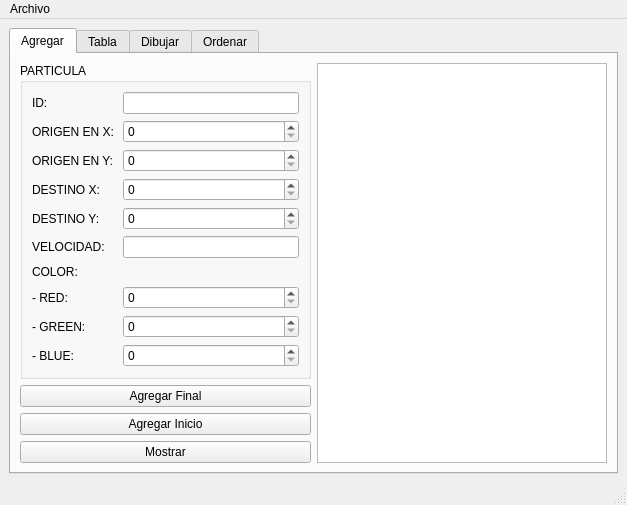
<?xml version="1.0" encoding="UTF-8"?>
<ui version="4.0">
 <class>MainWindow</class>
 <widget class="QMainWindow" name="MainWindow">
  <property name="geometry">
   <rect>
    <x>0</x>
    <y>0</y>
    <width>627</width>
    <height>471</height>
   </rect>
  </property>
  <property name="windowTitle">
   <string>MainWindow</string>
  </property>
  <widget class="QWidget" name="centralwidget">
   <layout class="QGridLayout" name="gridLayout_3">
    <item row="0" column="0">
     <widget class="QTabWidget" name="tabWidget">
      <property name="currentIndex">
       <number>0</number>
      </property>
      <widget class="QWidget" name="tab">
       <attribute name="title">
        <string>Agregar</string>
       </attribute>
       <layout class="QGridLayout" name="gridLayout_2">
        <item row="0" column="0">
         <widget class="QGroupBox" name="groupBox">
          <property name="title">
           <string>PARTICULA</string>
          </property>
          <layout class="QGridLayout" name="gridLayout">
           <item row="9" column="2">
            <widget class="QSpinBox" name="BLUE_spinBox">
             <property name="maximum">
              <number>255</number>
             </property>
            </widget>
           </item>
           <item row="3" column="2">
            <widget class="QSpinBox" name="DestinoX_spinBox">
             <property name="maximum">
              <number>500</number>
             </property>
            </widget>
           </item>
           <item row="5" column="0">
            <widget class="QLabel" name="label_6">
             <property name="text">
              <string>VELOCIDAD:</string>
             </property>
            </widget>
           </item>
           <item row="2" column="0">
            <widget class="QLabel" name="label_3">
             <property name="text">
              <string>ORIGEN EN Y: </string>
             </property>
            </widget>
           </item>
           <item row="2" column="2">
            <widget class="QSpinBox" name="OrigenY_spinBox">
             <property name="maximum">
              <number>500</number>
             </property>
            </widget>
           </item>
           <item row="6" column="0">
            <widget class="QLabel" name="label_7">
             <property name="text">
              <string>COLOR:</string>
             </property>
            </widget>
           </item>
           <item row="3" column="0">
            <widget class="QLabel" name="label_4">
             <property name="text">
              <string>DESTINO X:</string>
             </property>
            </widget>
           </item>
           <item row="9" column="0">
            <widget class="QLabel" name="label_10">
             <property name="text">
              <string>- BLUE: </string>
             </property>
            </widget>
           </item>
           <item row="8" column="0">
            <widget class="QLabel" name="label_9">
             <property name="text">
              <string>- GREEN:</string>
             </property>
            </widget>
           </item>
           <item row="0" column="0">
            <widget class="QLabel" name="label">
             <property name="text">
              <string>ID:</string>
             </property>
            </widget>
           </item>
           <item row="8" column="2">
            <widget class="QSpinBox" name="GREEN_spinBox">
             <property name="maximum">
              <number>255</number>
             </property>
            </widget>
           </item>
           <item row="1" column="0">
            <widget class="QLabel" name="label_2">
             <property name="text">
              <string>ORIGEN EN X:</string>
             </property>
            </widget>
           </item>
           <item row="5" column="2">
            <widget class="QLineEdit" name="Velocidad_lineEdit"/>
           </item>
           <item row="7" column="0">
            <widget class="QLabel" name="label_8">
             <property name="text">
              <string>- RED:</string>
             </property>
            </widget>
           </item>
           <item row="4" column="0">
            <widget class="QLabel" name="label_5">
             <property name="text">
              <string>DESTINO Y:</string>
             </property>
            </widget>
           </item>
           <item row="1" column="2">
            <widget class="QSpinBox" name="OrigenX_spinBox">
             <property name="maximum">
              <number>500</number>
             </property>
            </widget>
           </item>
           <item row="7" column="2">
            <widget class="QSpinBox" name="RED_spinBox">
             <property name="maximum">
              <number>255</number>
             </property>
            </widget>
           </item>
           <item row="4" column="2">
            <widget class="QSpinBox" name="DestinoY_spinBox">
             <property name="maximum">
              <number>500</number>
             </property>
            </widget>
           </item>
           <item row="0" column="2">
            <widget class="QLineEdit" name="ID_lineEdit"/>
           </item>
          </layout>
         </widget>
        </item>
        <item row="1" column="0">
         <widget class="QPushButton" name="agregar_final_pushButton">
          <property name="enabled">
           <bool>true</bool>
          </property>
          <property name="text">
           <string>Agregar Final</string>
          </property>
         </widget>
        </item>
        <item row="2" column="0">
         <widget class="QPushButton" name="agregar_inicio_pushButton">
          <property name="text">
           <string>Agregar Inicio</string>
          </property>
         </widget>
        </item>
        <item row="3" column="0">
         <widget class="QPushButton" name="mostrar_pushButton">
          <property name="text">
           <string>Mostrar</string>
          </property>
         </widget>
        </item>
        <item row="0" column="1" rowspan="4">
         <widget class="QPlainTextEdit" name="salida"/>
        </item>
       </layout>
      </widget>
      <widget class="QWidget" name="tab_2">
       <attribute name="title">
        <string>Tabla</string>
       </attribute>
       <layout class="QGridLayout" name="gridLayout_4">
        <item row="0" column="0" colspan="3">
         <widget class="QTableWidget" name="tabla"/>
        </item>
        <item row="1" column="0">
         <widget class="QLineEdit" name="buscar_lineEdit">
          <property name="placeholderText">
           <string>ID de la Particula</string>
          </property>
         </widget>
        </item>
        <item row="1" column="1">
         <widget class="QPushButton" name="buscar_pushButton">
          <property name="text">
           <string>Buscar</string>
          </property>
         </widget>
        </item>
        <item row="1" column="2">
         <widget class="QPushButton" name="mostrar_tabla_pushButton">
          <property name="text">
           <string>Mostrar</string>
          </property>
         </widget>
        </item>
       </layout>
      </widget>
      <widget class="QWidget" name="tab_3">
       <attribute name="title">
        <string>Dibujar</string>
       </attribute>
       <widget class="QGraphicsView" name="graphicsView">
        <property name="geometry">
         <rect>
          <x>195</x>
          <y>30</y>
          <width>401</width>
          <height>351</height>
         </rect>
        </property>
       </widget>
       <widget class="QPushButton" name="dibujar">
        <property name="geometry">
         <rect>
          <x>10</x>
          <y>290</y>
          <width>171</width>
          <height>23</height>
         </rect>
        </property>
        <property name="text">
         <string>Dibujar</string>
        </property>
       </widget>
       <widget class="QPushButton" name="limpiar">
        <property name="geometry">
         <rect>
          <x>10</x>
          <y>320</y>
          <width>171</width>
          <height>23</height>
         </rect>
        </property>
        <property name="text">
         <string>Limpiar</string>
        </property>
       </widget>
       <widget class="QPushButton" name="dibujar_grafo_pushButton">
        <property name="geometry">
         <rect>
          <x>10</x>
          <y>350</y>
          <width>171</width>
          <height>23</height>
         </rect>
        </property>
        <property name="text">
         <string>Grafo</string>
        </property>
       </widget>
       <widget class="QLabel" name="label_11">
        <property name="geometry">
         <rect>
          <x>10</x>
          <y>10</y>
          <width>47</width>
          <height>13</height>
         </rect>
        </property>
        <property name="text">
         <string>Salida</string>
        </property>
       </widget>
       <widget class="QPlainTextEdit" name="plainTextEdit">
        <property name="geometry">
         <rect>
          <x>10</x>
          <y>30</y>
          <width>171</width>
          <height>251</height>
         </rect>
        </property>
       </widget>
      </widget>
      <widget class="QWidget" name="tab_4">
       <attribute name="title">
        <string>Ordenar</string>
       </attribute>
       <widget class="QPushButton" name="ordenar_distancia_pushButton_2">
        <property name="geometry">
         <rect>
          <x>310</x>
          <y>20</y>
          <width>281</width>
          <height>171</height>
         </rect>
        </property>
        <property name="text">
         <string>DISTANCIA (DESCENDENTE)</string>
        </property>
       </widget>
       <widget class="QPushButton" name="ordenar_id_pushButton">
        <property name="geometry">
         <rect>
          <x>10</x>
          <y>20</y>
          <width>281</width>
          <height>171</height>
         </rect>
        </property>
        <property name="text">
         <string>ID (ASENDENTE)</string>
        </property>
       </widget>
       <widget class="QPushButton" name="ordenar_velocidad_pushButton_3">
        <property name="geometry">
         <rect>
          <x>9</x>
          <y>218</y>
          <width>581</width>
          <height>161</height>
         </rect>
        </property>
        <property name="text">
         <string>VELOCIDAD (ASCENDENTE)</string>
        </property>
       </widget>
      </widget>
     </widget>
    </item>
   </layout>
  </widget>
  <widget class="QMenuBar" name="menubar">
   <property name="geometry">
    <rect>
     <x>0</x>
     <y>0</y>
     <width>627</width>
     <height>21</height>
    </rect>
   </property>
   <widget class="QMenu" name="menuArchivo">
    <property name="title">
     <string>Archivo</string>
    </property>
    <addaction name="actionAbrir"/>
    <addaction name="actionGuardar"/>
   </widget>
   <addaction name="menuArchivo"/>
  </widget>
  <widget class="QStatusBar" name="statusbar"/>
  <action name="actionAbrir">
   <property name="text">
    <string>Abrir</string>
   </property>
   <property name="shortcut">
    <string>Ctrl+O</string>
   </property>
  </action>
  <action name="actionGuardar">
   <property name="text">
    <string>Guardar</string>
   </property>
   <property name="shortcut">
    <string>Ctrl+S</string>
   </property>
  </action>
 </widget>
 <resources/>
 <connections/>
</ui>
